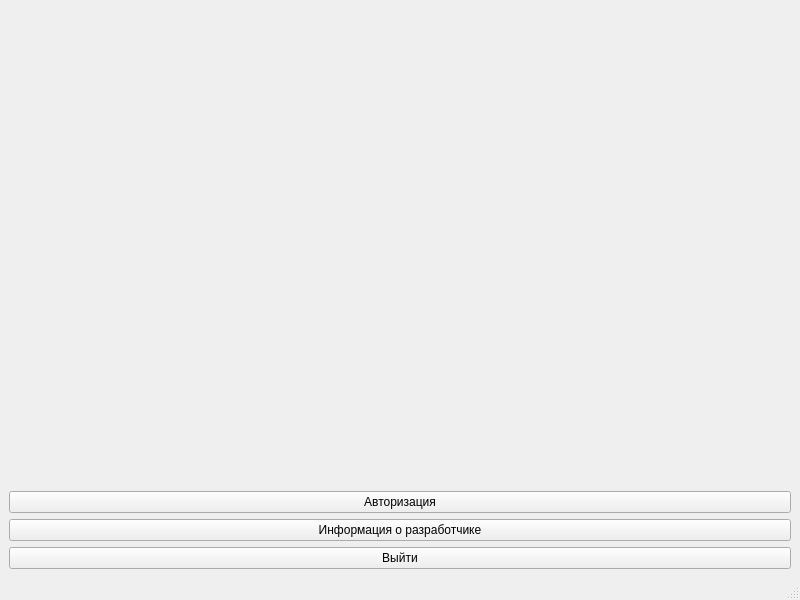
<?xml version="1.0" encoding="UTF-8"?>
<ui version="4.0">
 <class>MainWindow</class>
 <widget class="QMainWindow" name="MainWindow">
  <property name="geometry">
   <rect>
    <x>0</x>
    <y>0</y>
    <width>800</width>
    <height>600</height>
   </rect>
  </property>
  <property name="windowTitle">
   <string>Навигация</string>
  </property>
  <widget class="QWidget" name="centralwidget">
   <layout class="QVBoxLayout" name="verticalLayout">
    <item>
     <widget class="QLabel" name="label">
      <property name="text">
       <string/>
      </property>
      <property name="pixmap">
       <pixmap resource="imagemain.qrc">:/newPrefix/image.png</pixmap>
      </property>
      <property name="scaledContents">
       <bool>true</bool>
      </property>
     </widget>
    </item>
    <item>
     <widget class="QPushButton" name="b_auth">
      <property name="text">
       <string>Авторизация</string>
      </property>
     </widget>
    </item>
    <item>
     <widget class="QPushButton" name="b_inf">
      <property name="text">
       <string>Информация о разработчике</string>
      </property>
     </widget>
    </item>
    <item>
     <widget class="QPushButton" name="b_quit">
      <property name="text">
       <string>Выйти</string>
      </property>
     </widget>
    </item>
   </layout>
  </widget>
  <widget class="QMenuBar" name="menubar">
   <property name="geometry">
    <rect>
     <x>0</x>
     <y>0</y>
     <width>800</width>
     <height>19</height>
    </rect>
   </property>
  </widget>
  <widget class="QStatusBar" name="statusbar"/>
 </widget>
 <resources>
  <include location="imagemain.qrc"/>
 </resources>
 <connections/>
</ui>
